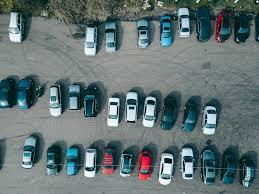
#> input picture imgs/droneview_cars.jpeg, 259 x 194 px, given in place of 0.png, which was not available
$ jupyter execute --allow-errors rascunho.ipynb   (shell and % lines are left out)   (text cells are left out)
#> lines starting #> are read from the running program, lines starting #| are printed output that depends on the picture; after the words box and inside, x2 and y2 are one past the last pixel; in counts of white or black regions, pixels touching at a corner belong together; pictures that were not available may be replaced by others from this repository, and a replacement may not be noted
[cell 1]
# Install pytorch
# CPU (Linux)

[cell 2]
# Test PyTorch
import torch
#> (the rest of this cell did not finish here and is left out)

[cell 3]
# Install some more necessary libraries

[cell 4]
# Need to install ultralytics package to use YOLO

[cell 5]
# Download YOLOv8n model

[cell 6]
# First, test YOLOv8 with ultralytics api
from ultralytics import YOLO

#> (the rest of this cell did not finish here and is left out)

[cell 7]
# Load YOLO model
import torch
import torchvision.transforms as T
import cv2
import matplotlib.pyplot as plt
import os

# Load YOLOv5
#model = torch.hub.load("ultralytics/yolov5", "yolov5n")

# Load YOLOv8
#> (the rest of this cell did not finish here and is left out)

[cell 8]
# Example with Zidane image
from ultralytics import YOLO

#> (the rest of this cell did not finish here and is left out)

[cell 9]
import cv2
import numpy as np
import matplotlib.pyplot as plt

image = cv2.imread("imgs/cropped/0.png")
#> image is the input picture: shape (194, 259, 3); mean B, G, R 115.2, 114.2, 98.6
gray = cv2.cvtColor(image, cv2.COLOR_BGR2GRAY)
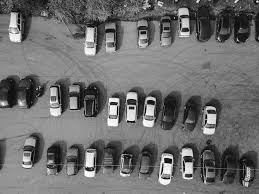
#> gray: shape (194, 259); min 1, max 254, mean 109.6

blur = cv2.GaussianBlur(gray, (7, 7), 0)
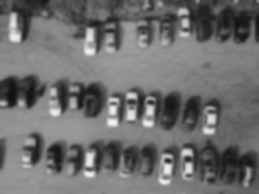
#> blur: shape (194, 259); min 18, max 244, mean 109.6
plt.imshow(blur, cmap="gray")

[cell 10]
canny = cv2.Canny(blur, 10, 150, 3)
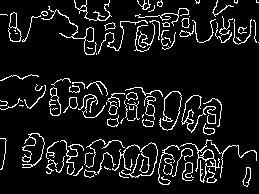
#> canny: shape (194, 259); 9.1% white in thin lines or dots
plt.imshow(canny, cmap="gray")

dilated = cv2.dilate(canny, (1, 1), iterations=1)
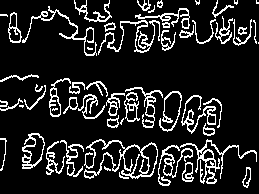
#> dilated: shape (194, 259); 14.1% white in thin lines or dots

[cell 11]
(cnt, hierarchy) = cv2.findContours(dilated.copy(), cv2.RETR_EXTERNAL, cv2.CHAIN_APPROX_NONE)
#> cnt = 55 contours, 15 with area under 20; largest, box (x1, y1, x2, y2) and area: (84, 139, 158, 179) 636, (22, 133, 45, 169) 480, (180, 139, 257, 184) 420, (49, 78, 71, 117) 258, (8, 12, 22, 43) 248
rgb = cv2.cvtColor(image, cv2.COLOR_BGR2RGB)
cv2.drawContours(rgb, cnt, -1, (0, 255, 0), 2)
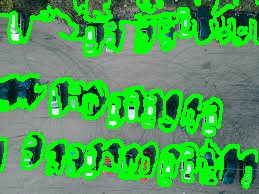
#> rgb: shape (194, 259, 3); mean R, G, B 71.6, 160, 80.2
plt.imshow(rgb)
print(len(cnt))
#| 55

$ run again, on imgs/oldplant0.jpg
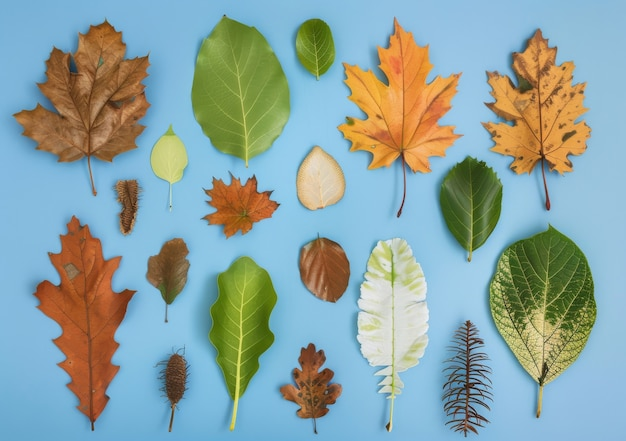
#> input picture imgs/oldplant0.jpg, 626 x 441 px, given in place of 0.png, which was not available
#> image is the input picture: shape (441, 626, 3); mean B, G, R 162.1, 163.9, 140
#> `canny = cv2.Canny(blur, 10, 150, 3)`:
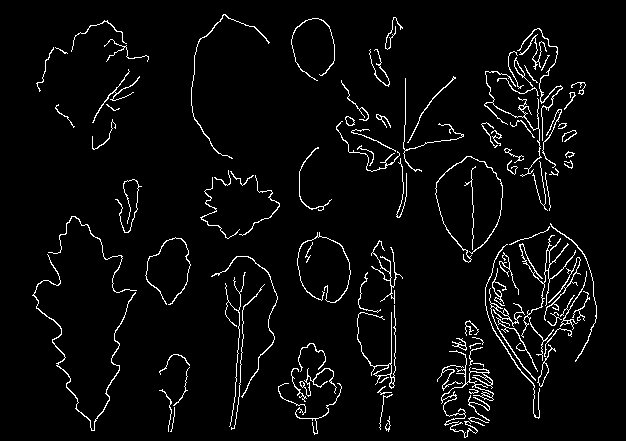
#> canny: shape (441, 626); 4.2% white in thin lines or dots, all inside (x1, y1, x2, y2) = (32, 14, 597, 438)
#> dilated: shape (441, 626); 6.2% white in thin lines or dots, all inside (x1, y1, x2, y2) = (32, 14, 597, 439)
#> cnt = 60 contours, 4 with area under 20; largest, box (x1, y1, x2, y2) and area: (32, 216, 137, 432) 10926, (435, 156, 503, 264) 4682, (485, 235, 590, 420) 3029, (297, 232, 351, 304) 2704, (437, 343, 494, 439) 2428
#> `cv2.drawContours(rgb, cnt, -1, (0, 255, 0), 2)`:
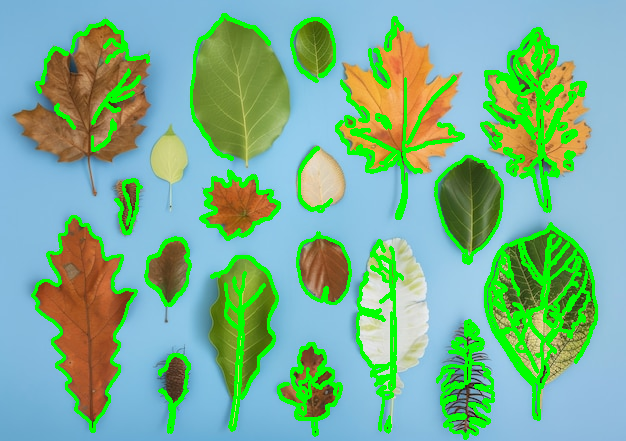
#> rgb: shape (441, 626, 3); mean R, G, B 121.6, 179.2, 145.8
#| 60
